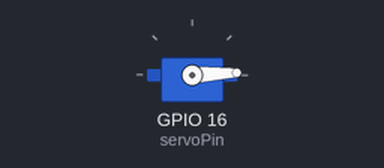
This sketch was run on a simulated ESP32. Shown: servo.

Above: at 1.05 s.
At 2.3 s:
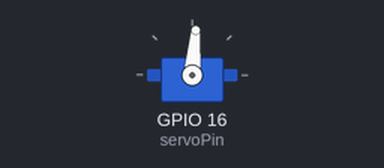
At 3.6 s:
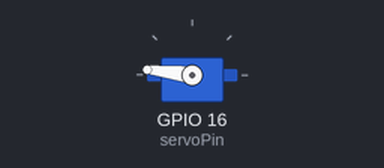
At 6.2 s:
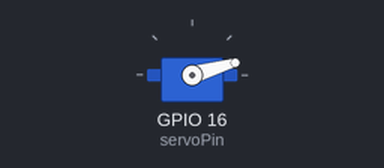
Timing chart, 0 to 8.0 s (numbered marks = the images above):
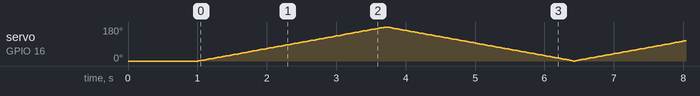

The sketch:

1_1.ino
```cpp
#include <ESP32Servo.h> // 添加舵机库

const int servoPin = 16; // 定义舵机引脚为IO16
Servo myservo;  // 创建舵机对象

void setup() {
   myservo.attach(servoPin); // 初始化舵机
   myservo.write(0); // 转动到0°
   delay(1000);  // 等待1秒
}

void loop() {
   for (uint8_t angle = 0; angle <= 180; angle++) { // 从0到180度
      myservo.write(angle); // 转动到angle角度
      delay(15);  // 等待一会,以免转得太快
   }
   for (uint8_t angle = 180; angle > 0; angle--) { // 从180到1度
      myservo.write(angle); // 转动到angle角度
      delay(15);
   }
   myservo.write(0);  // 补上最终角度0度
} 
```
